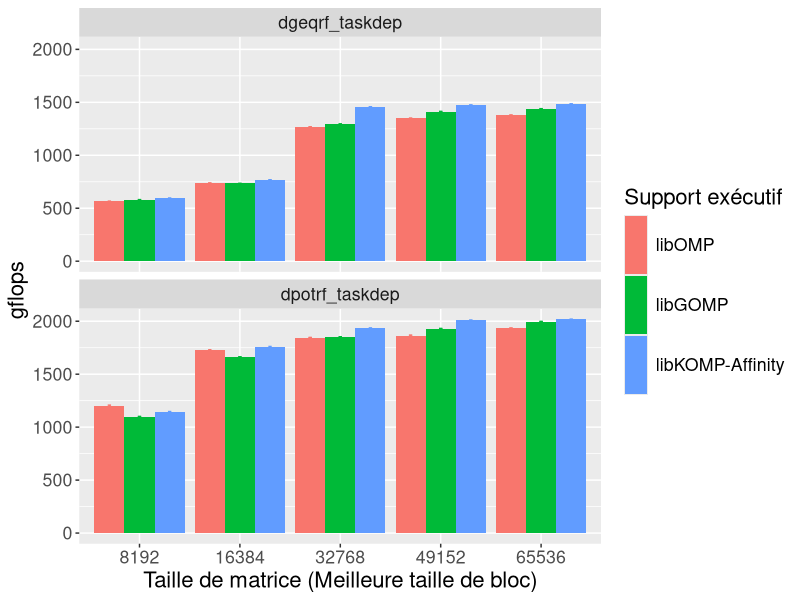

The R source for this figure:
library(ggplot2)
library(plyr)

wholeframe=read.table("./all_data.dat", header=TRUE)
wholeframe=subset(wholeframe, threads==96)



pdf("graph_details_qr_cholesky_brunch.pdf", width = 10, height=10)

levels(wholeframe$Exp) <- c("QR", "Cholesky")

myplot = ggplot(wholeframe, aes(x=factor(size), y = gflops, fill=runtime))
myplot = myplot + geom_bar(stat="identity", position=position_dodge())
myplot = myplot + geom_errorbar(position=position_dodge(0.9), aes(color=runtime, ymin=gflops-(2*std/iterations), ymax=gflops+(2*std/iterations), width=.1))
myplot = myplot + facet_wrap(~Exp, ncol=1)
myplot = myplot + theme(legend.position="right", text=element_text(size=16))
myplot = myplot + scale_x_discrete(name="Taille de matrice (Meilleure taille de bloc)")
#myplot = myplot + scale_color_grey()
#myplot = myplot + ggtitle("Cholesky and QR performances for multiple sizes\n")
myplot = myplot + scale_fill_discrete(name="Support exécutif", labels=c("libOMP", "libGOMP", "libKOMP-Affinity"))
myplot = myplot + guides(fill=guide_legend(nrow=3, byrow=TRUE, keyheight=3), color=FALSE)



print(myplot)
dev.off()
